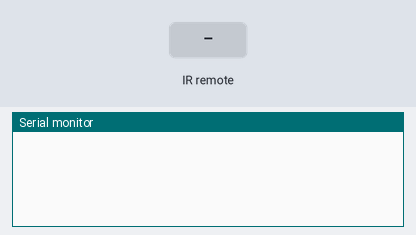
This sketch was run on a simulated Arduino Uno, built with avr-gcc and run on an emulated ATmega328P. On the bench: the last lines printed to the serial monitor. The inputs (shaded band) are chosen by the test bench.

Above: at 1.2 s.
1.3 s: infrared code 0xFF30CF received
At 2.6 s:
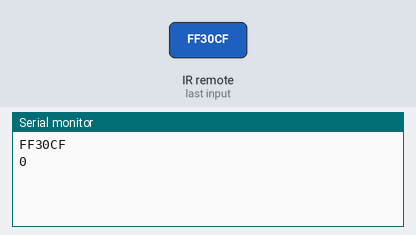
2.9 s: infrared code 0xFF02FD received
At 4.0 s:
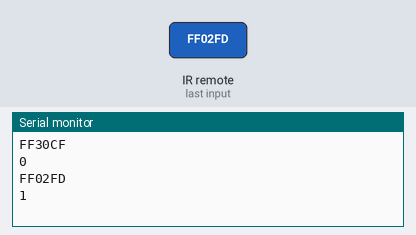
4.4 s: infrared code 0xFF9867 received
At 5.2 s:
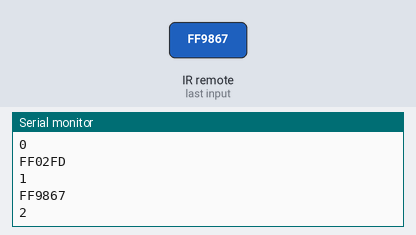

The sketch:

remote-test-1.ino
```cpp
#include <IRremote.h>
int RECV_PIN = 12; // Infrared receiving pin
IRrecv irrecv(RECV_PIN); // Create a class object used to receive class
decode_results results; // Create a decoding results class object
void setup()
{
Serial.begin(9600); // Initialize the serial port and set the baud rate to 9600
irrecv.enableIRIn(); // Start the receiver
}

void loop() {
if (irrecv.decode(&results)) { // Waiting for decoding
Serial.println(results.value, HEX); // Print out the decoded results
handleControl(results.value);
irrecv.resume(); // Receive the next value
}
delay(100);
}

void handleControl(unsigned long value) {
delay(100);
  switch(value) {
    //Change mode
    case 0xFF30CF:
      Serial.println(0);
      break;
    //Change brightness
    case 0xFF02FD:
      Serial.println(1);
      break;
    case 0xFF9867:
      Serial.println(2);
      break;

  }

}
```

Measured:
- after the input at 1.3 s, the serial monitor: prints a new line at once (image 1)
- after the input at 2.9 s, the serial monitor: prints a new line at once (image 2)
- after the input at 4.4 s, the serial monitor: prints a new line at once (image 3)
